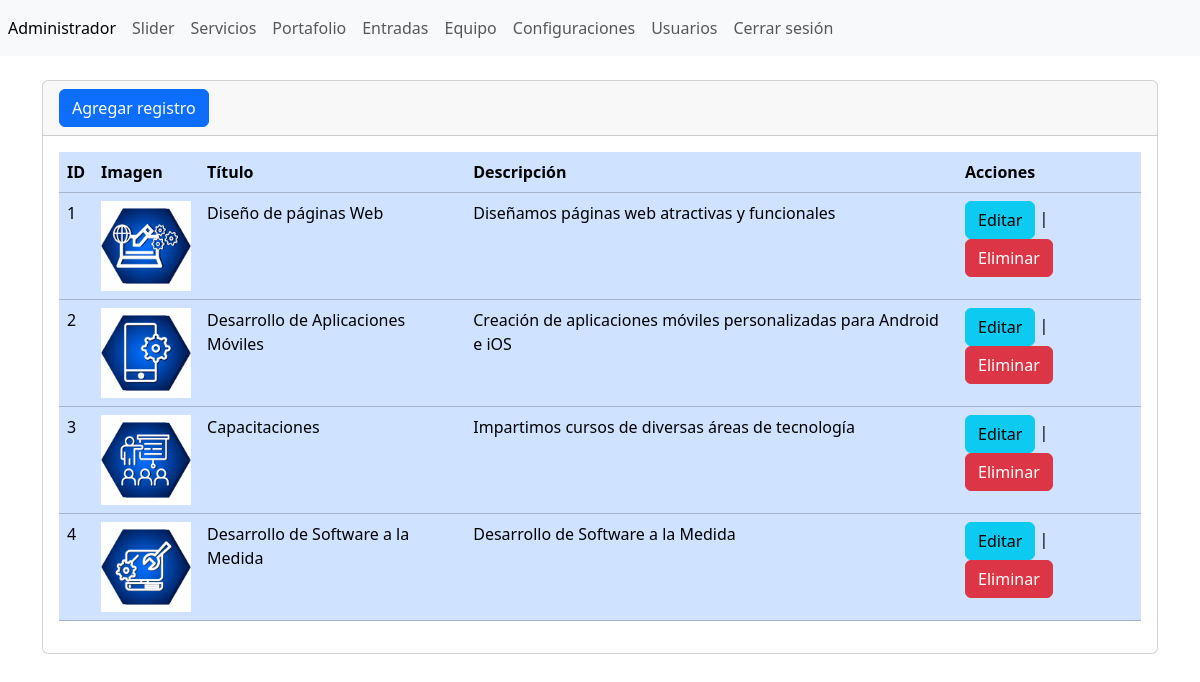
/website/admin/secciones/servicios/index.php (signed in), run on the app's committed database.
### tables this page shows
CREATE TABLE `servicios` (
  `id` int NOT NULL AUTO_INCREMENT,
  `icono` varchar(255) NOT NULL,
  `titulo` varchar(255) NOT NULL,
  `descripcion` varchar(255) NOT NULL,
  PRIMARY KEY (`id`)
);

### website/admin/secciones/servicios/index.php (the view, shortened to what this page needs)
<?php
include("../../bd.php");
$sentencia=$conexion->prepare("SELECT * FROM `servicios`");
$sentencia->execute();
$lista_servicios=$sentencia->fetchAll(PDO::FETCH_ASSOC);
include("../../templates/header.php")
?>
<div class="card">
    <div class="card-header">
        <a
            name=""
            id=""
            class="btn btn-primary"
            href="crear.php"
            role="button"
            >Agregar registro</a
        >
    </div>
    <div class="card-body">
        <div
            class="table-responsive-sm"
        >
            <table
                class="table table-primary"
            >
                <thead>
                    <tr>
                        <th scope="col">ID</th>
                        <th scope="col">Imagen</th>
                        <th scope="col">Título</th>
                        <th scope="col">Descripción</th>
                        <th scope="col">Acciones</th>
                    </tr>
                </thead>
                <tbody>
                <?php foreach ($lista_servicios as $registros){?>
                    <tr class="">
                        <td ><?php echo $registros['id'];?></td>
                        <td><img  src="../../../assets/img/servicios/<?php echo $registros['icono'];?>" width="90" height="90"></td>
                        <td><?php echo $registros['titulo'];?></td>
                        <td><?php echo $registros['descripcion'];?></td>
                        <td>
                            <a
                                name=""
                                id=""
                                class="btn btn-info"
                                href="editar.php?txtID=<?php echo $registros['id'];?>"
                                role="button"
                                >Editar</a
                            >
                            |
                            <a
                                name=""
                                id=""
                                class="btn btn-danger"
                                href="index.php?txtID=<?php echo $registros['id'];?>"
                                role="button"
                                >Eliminar</a
                            >
                        </td>
                    </tr>
                    <?php }?>
                </tbody>
            </table>
        </div>
    </div>
</div>
<?php
include("../../templates/footer.php")
?>

### website/admin/templates/header.php (shortened to what this page needs)
<?php
$protocol = (!empty($_SERVER['HTTPS']) && $_SERVER['HTTPS'] !== 'off' || $_SERVER['SERVER_PORT'] == 443) ? "https://" : "http://";
$host = $_SERVER['HTTP_HOST'];
$url_base = $protocol . $host . "/website/admin/";
if ($host == 'localhost') {
    $url_base = $protocol . $host . "/website/admin/";
}
?>
<!doctype html>
<html lang="en">
    <head>
        <link
            href="https://cdn.jsdelivr.net/npm/bootstrap@5.3.2/dist/css/bootstrap.min.css"
            rel="stylesheet"
        />
        <link rel="stylesheet" type="text/css" href="https://cdn.datatables.net/2.0.7/css/dataTables.dataTables.min.css">
    </head>
    <body>
        <header>
            <nav class="navbar navbar-expand navbar-light bg-light">
                <div class="nav navbar-nav">
                    <a class="nav-item nav-link active" href="#" aria-current="page"
                        >Administrador <span class="visually-hidden">(current)</span></a
                    >
                    <a class="nav-item nav-link" href="<?php echo $url_base; ?>secciones/slider/index.php">Slider</a>
                    <a class="nav-item nav-link" href="<?php echo $url_base; ?>secciones/servicios/index.php">Servicios</a>
                    <a class="nav-item nav-link" href="<?php echo $url_base; ?>secciones/portafolio/index.php">Portafolio</a>
                    <a class="nav-item nav-link" href="<?php echo $url_base; ?>secciones/entradas/index.php">Entradas</a>
                    <a class="nav-item nav-link" href="<?php echo $url_base; ?>secciones/equipo/index.php">Equipo</a>
                    <a class="nav-item nav-link" href="<?php echo $url_base; ?>secciones/configuraciones/">Configuraciones</a>
                    <a class="nav-item nav-link" href="<?php echo $url_base; ?>secciones/usuarios/index.php">Usuarios</a>
                    <a class="nav-item nav-link" href="<?php echo $url_base; ?>cerrar.php">Cerrar sesión</a>
                </div>
            </nav>
        </header>
        <main class="container">
        <br/>

### website/admin/templates/footer.php (shortened to what this page needs)
</main>
    </body>
</html>

### data on the page
servicios: id "1", icono (picture), titulo "Diseño de páginas Web", descripcion "Diseñamos páginas web atractivas y funcionales"
servicios: id "2", icono (picture), titulo "Desarrollo de Aplicaciones Móviles", descripcion "Creación de aplicaciones móviles personalizadas para Android e iOS"
servicios: id "3", icono (picture), titulo "Capacitaciones", descripcion "Impartimos cursos de diversas áreas de tecnología"
servicios: id "4", icono (picture), titulo "Desarrollo de Software a la Medida", descripcion "Desarrollo de Software a la Medida"
